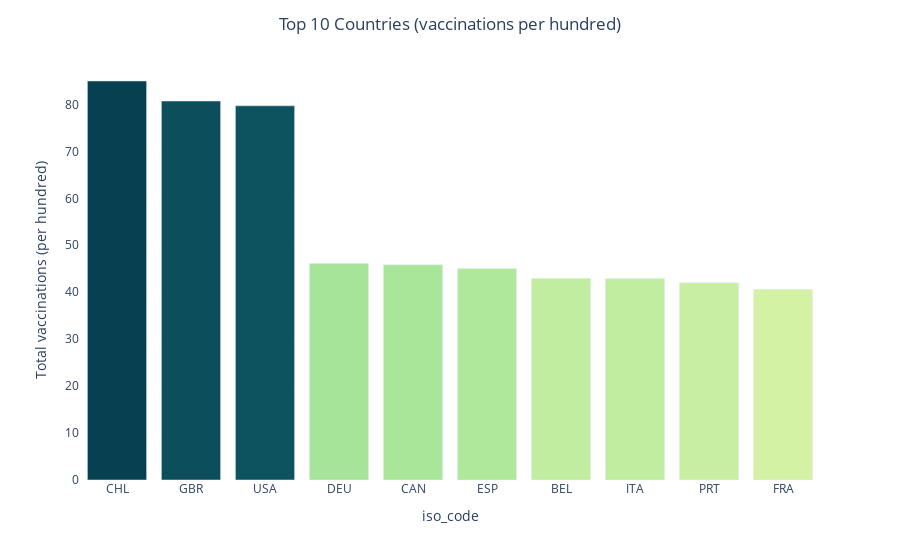

Source (notebook cell):
### Code cell
country_total_count = px.bar(top_10_countries, 
                             x=top_10_countries.index, 
                             y='total_vaccinations_per_hundred',
                             color='total_vaccinations_per_hundred', 
                             color_continuous_scale=px.colors.sequential.Emrld,
                             labels={
                                 'total_vaccinations_per_hundred': 'Total vaccinations (per hundred)',
                                 'location': ''
                             },)
country_total_count.update_layout({'plot_bgcolor': 'rgba(0, 0, 0, 0)','paper_bgcolor': 'rgba(0, 0, 0, 0)',})
country_total_count.update_coloraxes(showscale=False)
country_total_count.update_layout(title_text='Top 10 Countries (vaccinations per hundred)', title_x=0.5)
country_total_count.show()

### Figure 1 — Plotly figure (JSON) as saved in the notebook; plotly's stock layout.template omitted (floating-point values rounded to 4 significant figures)
{"data": [{"alignmentgroup": "True", "hovertemplate": "iso_code=%{x}<br>Total vaccinations (per hundred)=%{marker.color}<extra></extra>", "legendgroup": "", "marker": {"color": [84.99, 80.72, 79.71, 46.13, 45.83, 45.07, 42.96, 42.92, 42.02, 40.64], "coloraxis": "coloraxis"}, "name": "", "offsetgroup": "", "orientation": "v", "showlegend": false, "textposition": "auto", "type": "bar", "x": ["CHL", "GBR", "USA", "DEU", "CAN", "ESP", "BEL", "ITA", "PRT", "FRA"], "xaxis": "x", "y": [84.99, 80.72, 79.71, 46.13, 45.83, 45.07, 42.96, 42.92, 42.02, 40.64], "yaxis": "y"}], "layout": {"barmode": "relative", "coloraxis": {"colorbar": {"title": {"text": "Total vaccinations (per hundred)"}}, "colorscale": [[0, "rgb(211, 242, 163)"], [0.1667, "rgb(151, 225, 150)"], [0.3333, "rgb(108, 192, 139)"], [0.5, "rgb(76, 155, 130)"], [0.6667, "rgb(33, 122, 121)"], [0.8333, "rgb(16, 89, 101)"], [1, "rgb(7, 64, 80)"]], "showscale": false}, "legend": {"tracegroupgap": 0}, "margin": {"t": 60}, "paper_bgcolor": "rgba(0, 0, 0, 0)", "plot_bgcolor": "rgba(0, 0, 0, 0)", "title": {"text": "Top 10 Countries (vaccinations per hundred)", "x": 0.5}, "xaxis": {"anchor": "y", "domain": [0, 1], "title": {"text": "iso_code"}}, "yaxis": {"anchor": "x", "domain": [0, 1], "title": {"text": "Total vaccinations (per hundred)"}}}}
